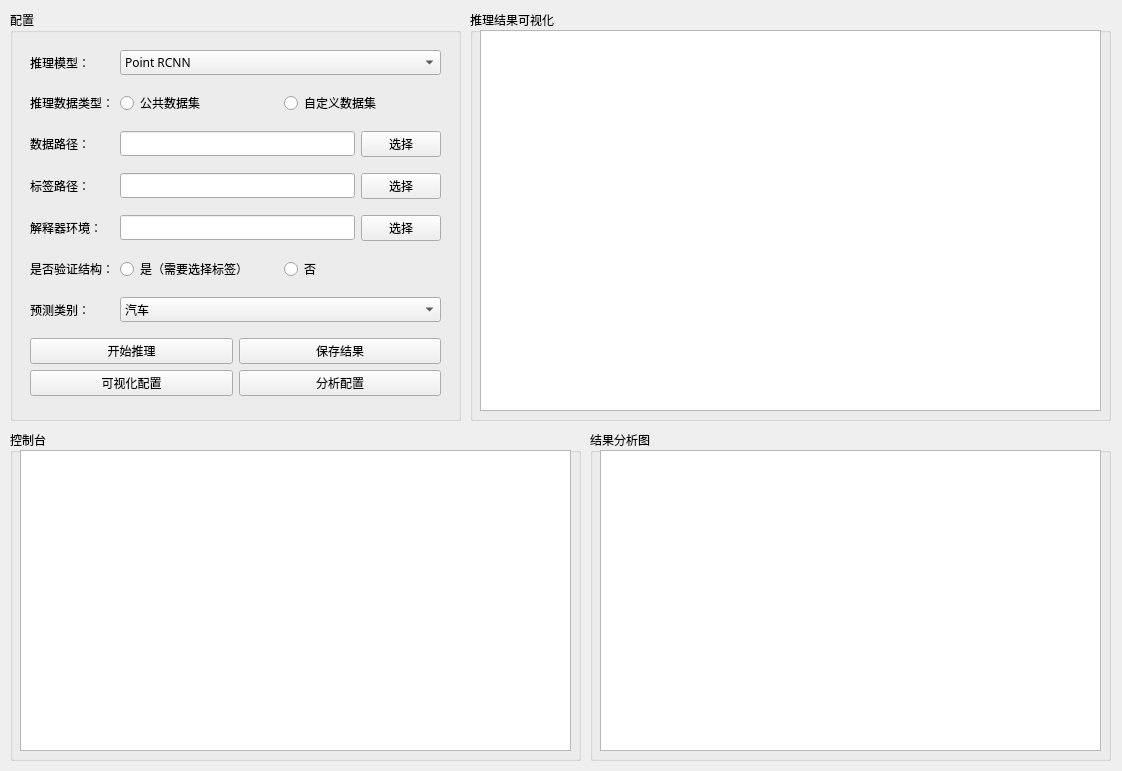
<?xml version="1.0" encoding="UTF-8"?>
<ui version="4.0">
 <class>Form</class>
 <widget class="QWidget" name="Form">
  <property name="geometry">
   <rect>
    <x>0</x>
    <y>0</y>
    <width>1122</width>
    <height>771</height>
   </rect>
  </property>
  <property name="windowTitle">
   <string>Form</string>
  </property>
  <widget class="QGroupBox" name="groupBox">
   <property name="geometry">
    <rect>
     <x>10</x>
     <y>430</y>
     <width>571</width>
     <height>331</height>
    </rect>
   </property>
   <property name="font">
    <font>
     <family>黑体</family>
    </font>
   </property>
   <property name="title">
    <string>控制台</string>
   </property>
   <widget class="QTextBrowser" name="textBrowser">
    <property name="geometry">
     <rect>
      <x>10</x>
      <y>20</y>
      <width>551</width>
      <height>301</height>
     </rect>
    </property>
   </widget>
  </widget>
  <widget class="QGroupBox" name="groupBox_2">
   <property name="geometry">
    <rect>
     <x>590</x>
     <y>430</y>
     <width>521</width>
     <height>331</height>
    </rect>
   </property>
   <property name="font">
    <font>
     <family>黑体</family>
    </font>
   </property>
   <property name="title">
    <string>结果分析图</string>
   </property>
   <widget class="QGraphicsView" name="graphicsView_2">
    <property name="geometry">
     <rect>
      <x>10</x>
      <y>20</y>
      <width>501</width>
      <height>301</height>
     </rect>
    </property>
   </widget>
  </widget>
  <widget class="QGroupBox" name="groupBox_3">
   <property name="geometry">
    <rect>
     <x>10</x>
     <y>10</y>
     <width>451</width>
     <height>411</height>
    </rect>
   </property>
   <property name="font">
    <font>
     <family>黑体</family>
    </font>
   </property>
   <property name="title">
    <string>配置</string>
   </property>
   <widget class="QWidget" name="gridLayoutWidget">
    <property name="geometry">
     <rect>
      <x>20</x>
      <y>30</y>
      <width>411</width>
      <height>371</height>
     </rect>
    </property>
    <layout class="QGridLayout" name="gridLayout">
     <item row="2" column="0">
      <widget class="QLabel" name="label_3">
       <property name="text">
        <string>数据路径：</string>
       </property>
      </widget>
     </item>
     <item row="4" column="0">
      <widget class="QLabel" name="label_4">
       <property name="text">
        <string>解释器环境：</string>
       </property>
      </widget>
     </item>
     <item row="3" column="0">
      <widget class="QLabel" name="label_5">
       <property name="text">
        <string>标签路径：</string>
       </property>
      </widget>
     </item>
     <item row="6" column="1">
      <widget class="QComboBox" name="comboBox_2">
       <item>
        <property name="text">
         <string>汽车</string>
        </property>
       </item>
       <item>
        <property name="text">
         <string>行人</string>
        </property>
       </item>
       <item>
        <property name="text">
         <string>单车</string>
        </property>
       </item>
      </widget>
     </item>
     <item row="0" column="0">
      <widget class="QLabel" name="label">
       <property name="text">
        <string>推理模型：</string>
       </property>
      </widget>
     </item>
     <item row="5" column="0">
      <widget class="QLabel" name="label_6">
       <property name="text">
        <string>是否验证结构：</string>
       </property>
      </widget>
     </item>
     <item row="1" column="0">
      <widget class="QLabel" name="label_2">
       <property name="text">
        <string>推理数据类型：</string>
       </property>
      </widget>
     </item>
     <item row="2" column="1">
      <layout class="QHBoxLayout" name="horizontalLayout_2">
       <item>
        <widget class="QLineEdit" name="lineEdit"/>
       </item>
       <item>
        <widget class="QPushButton" name="pushButton">
         <property name="text">
          <string>选择</string>
         </property>
        </widget>
       </item>
      </layout>
     </item>
     <item row="1" column="1">
      <layout class="QHBoxLayout" name="horizontalLayout">
       <item>
        <widget class="QRadioButton" name="radioButton_2">
         <property name="text">
          <string>公共数据集</string>
         </property>
        </widget>
       </item>
       <item>
        <widget class="QRadioButton" name="radioButton">
         <property name="text">
          <string>自定义数据集</string>
         </property>
        </widget>
       </item>
      </layout>
     </item>
     <item row="0" column="1">
      <widget class="QComboBox" name="comboBox">
       <item>
        <property name="text">
         <string>Point RCNN</string>
        </property>
       </item>
       <item>
        <property name="text">
         <string>MV3D</string>
        </property>
       </item>
       <item>
        <property name="text">
         <string>YOLO</string>
        </property>
       </item>
      </widget>
     </item>
     <item row="6" column="0">
      <widget class="QLabel" name="label_7">
       <property name="text">
        <string>预测类别：</string>
       </property>
      </widget>
     </item>
     <item row="4" column="1">
      <layout class="QHBoxLayout" name="horizontalLayout_5">
       <item>
        <widget class="QLineEdit" name="lineEdit_4"/>
       </item>
       <item>
        <widget class="QPushButton" name="pushButton_4">
         <property name="text">
          <string>选择</string>
         </property>
        </widget>
       </item>
      </layout>
     </item>
     <item row="5" column="1">
      <layout class="QHBoxLayout" name="horizontalLayout_7">
       <item>
        <widget class="QRadioButton" name="radioButton_4">
         <property name="text">
          <string>是（需要选择标签）</string>
         </property>
        </widget>
       </item>
       <item>
        <widget class="QRadioButton" name="radioButton_3">
         <property name="text">
          <string>否</string>
         </property>
        </widget>
       </item>
      </layout>
     </item>
     <item row="3" column="1">
      <layout class="QHBoxLayout" name="horizontalLayout_4">
       <item>
        <widget class="QLineEdit" name="lineEdit_3"/>
       </item>
       <item>
        <widget class="QPushButton" name="pushButton_3">
         <property name="text">
          <string>选择</string>
         </property>
        </widget>
       </item>
      </layout>
     </item>
     <item row="7" column="0" colspan="2">
      <layout class="QGridLayout" name="gridLayout_2">
       <item row="0" column="0">
        <widget class="QPushButton" name="pushButton_5">
         <property name="text">
          <string>开始推理</string>
         </property>
        </widget>
       </item>
       <item row="0" column="1">
        <widget class="QPushButton" name="pushButton_6">
         <property name="text">
          <string>保存结果</string>
         </property>
        </widget>
       </item>
       <item row="1" column="0">
        <widget class="QPushButton" name="pushButton_7">
         <property name="text">
          <string>可视化配置</string>
         </property>
        </widget>
       </item>
       <item row="1" column="1">
        <widget class="QPushButton" name="pushButton_8">
         <property name="text">
          <string>分析配置</string>
         </property>
        </widget>
       </item>
      </layout>
     </item>
    </layout>
   </widget>
  </widget>
  <widget class="QGroupBox" name="groupBox_4">
   <property name="geometry">
    <rect>
     <x>470</x>
     <y>10</y>
     <width>641</width>
     <height>411</height>
    </rect>
   </property>
   <property name="font">
    <font>
     <family>黑体</family>
    </font>
   </property>
   <property name="title">
    <string>推理结果可视化</string>
   </property>
   <widget class="QGraphicsView" name="graphicsView">
    <property name="geometry">
     <rect>
      <x>10</x>
      <y>20</y>
      <width>621</width>
      <height>381</height>
     </rect>
    </property>
   </widget>
  </widget>
 </widget>
 <resources/>
 <connections/>
</ui>
